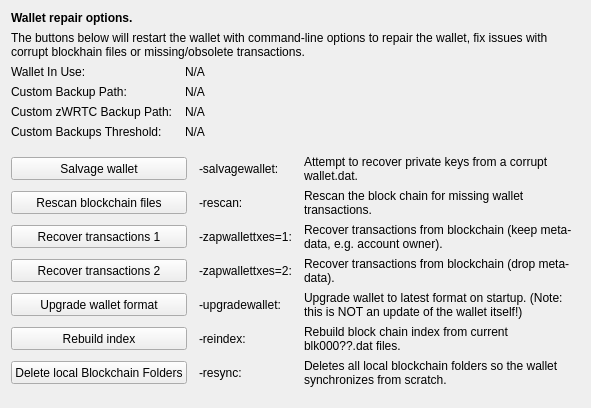
     <widget class="QWidget" name="tab_repair">
      <attribute name="title">
       <string>&amp;Wallet Repair</string>
      </attribute>
      <layout class="QGridLayout" name="gridLayout_4" columnstretch="0,0,0,0">
       <property name="horizontalSpacing">
        <number>12</number>
       </property>
       <item row="0" column="0" colspan="4">
        <widget class="QLabel" name="label_repair_header">
         <property name="font">
          <font>
           <weight>75</weight>
           <bold>true</bold>
          </font>
         </property>
         <property name="text">
          <string>Wallet repair options.</string>
         </property>
        </widget>
       </item>
       <item row="1" column="0" colspan="4">
        <widget class="QLabel" name="label_repair_helptext">
         <property name="font">
          <font>
           <weight>50</weight>
           <bold>false</bold>
          </font>
         </property>
         <property name="text">
          <string>The buttons below will restart the wallet with command-line options to repair the wallet, fix issues with corrupt blockhain files or missing/obsolete transactions.</string>
         </property>
         <property name="wordWrap">
          <bool>true</bool>
         </property>
        </widget>
       </item>
       <item row="2" column="0">
        <widget class="QLabel" name="wallet_path_label">
         <property name="text">
          <string>Wallet In Use:</string>
         </property>
        </widget>
       </item>
       <item row="2" column="1" colspan="3">
        <widget class="QLabel" name="wallet_path">
         <property name="cursor">
          <cursorShape>IBeamCursor</cursorShape>
         </property>
         <property name="text">
          <string>N/A</string>
         </property>
         <property name="textFormat">
          <enum>Qt::PlainText</enum>
         </property>
         <property name="textInteractionFlags">
          <set>Qt::LinksAccessibleByMouse|Qt::TextSelectableByKeyboard|Qt::TextSelectableByMouse</set>
         </property>
        </widget>
       </item>
       <item row="3" column="0">
        <widget class="QLabel" name="wallet_custombackuppath_label">
         <property name="visible">
          <bool>false</bool>
         </property>
         <property name="text">
          <string>Custom Backup Path:</string>
         </property>
        </widget>
       </item>
       <item row="3" column="1" colspan="3">
        <widget class="QLabel" name="wallet_custombackuppath">
         <property name="cursor">
          <cursorShape>IBeamCursor</cursorShape>
         </property>
         <property name="visible">
          <bool>false</bool>
         </property>
         <property name="text">
          <string>N/A</string>
         </property>
         <property name="textFormat">
          <enum>Qt::PlainText</enum>
         </property>
         <property name="textInteractionFlags">
          <set>Qt::LinksAccessibleByMouse|Qt::TextSelectableByKeyboard|Qt::TextSelectableByMouse</set>
         </property>
        </widget>
       </item>
       <item row="4" column="0">
        <widget class="QLabel" name="wallet_customzecabackuppath_label">
         <property name="visible">
          <bool>false</bool>
         </property>
         <property name="text">
          <string>Custom zWRTC Backup Path:</string>
         </property>
        </widget>
       </item>
       <item row="4" column="1" colspan="3">
        <widget class="QLabel" name="wallet_customzecabackuppath">
         <property name="cursor">
          <cursorShape>IBeamCursor</cursorShape>
         </property>
         <property name="visible">
          <bool>false</bool>
         </property>
         <property name="text">
          <string>N/A</string>
         </property>
         <property name="textFormat">
          <enum>Qt::PlainText</enum>
         </property>
         <property name="textInteractionFlags">
          <set>Qt::LinksAccessibleByMouse|Qt::TextSelectableByKeyboard|Qt::TextSelectableByMouse</set>
         </property>
        </widget>
       </item>
       <item row="5" column="0">
        <widget class="QLabel" name="wallet_custombackupthreshold_label">
         <property name="visible">
          <bool>false</bool>
         </property>
         <property name="text">
          <string>Custom Backups Threshold:</string>
         </property>
        </widget>
       </item>
       <item row="5" column="1" colspan="3">
        <widget class="QLabel" name="wallet_custombackupthreshold">
         <property name="cursor">
          <cursorShape>IBeamCursor</cursorShape>
         </property>
         <property name="visible">
          <bool>false</bool>
         </property>
         <property name="text">
          <string>N/A</string>
         </property>
         <property name="textFormat">
          <enum>Qt::PlainText</enum>
         </property>
         <property name="textInteractionFlags">
          <set>Qt::LinksAccessibleByMouse|Qt::TextSelectableByKeyboard|Qt::TextSelectableByMouse</set>
         </property>
        </widget>
       </item>
       <item row="6" column="0">
        <spacer name="verticalSpacer_repair1">
         <property name="orientation">
          <enum>Qt::Vertical</enum>
         </property>
         <property name="sizeHint" stdset="0">
          <size>
           <width>10</width>
           <height>10</height>
          </size>
         </property>
        </spacer>
       </item>
       <item row="7" column="0" colspan="2">
        <widget class="QPushButton" name="btn_salvagewallet">
         <property name="minimumSize">
          <size>
           <width>100</width>
           <height>23</height>
          </size>
         </property>
         <property name="text">
          <string>Salvage wallet</string>
         </property>
        </widget>
       </item>
       <item row="7" column="2">
        <widget class="QLabel" name="label_repair_salvage_command">
         <property name="text">
          <string notr="true">-salvagewallet:</string>
         </property>
        </widget>
       </item>
       <item row="7" column="3">
        <widget class="QLabel" name="label_repair_salvage">
         <property name="text">
          <string>Attempt to recover private keys from a corrupt wallet.dat.</string>
         </property>
         <property name="wordWrap">
          <bool>true</bool>
         </property>
        </widget>
       </item>
       <item row="8" column="0" colspan="2">
        <widget class="QPushButton" name="btn_rescan">
         <property name="minimumSize">
          <size>
           <width>100</width>
           <height>23</height>
          </size>
         </property>
         <property name="text">
          <string>Rescan blockchain files</string>
         </property>
        </widget>
       </item>
       <item row="8" column="2">
        <widget class="QLabel" name="label_repair_rescan_command">
         <property name="text">
          <string notr="true">-rescan:</string>
         </property>
        </widget>
       </item>
       <item row="8" column="3">
        <widget class="QLabel" name="label_repair_rescan">
         <property name="text">
          <string>Rescan the block chain for missing wallet transactions.</string>
         </property>
         <property name="wordWrap">
          <bool>true</bool>
         </property>
        </widget>
       </item>
       <item row="9" column="0" colspan="2">
        <widget class="QPushButton" name="btn_zapwallettxes1">
         <property name="minimumSize">
          <size>
           <width>100</width>
           <height>23</height>
          </size>
         </property>
         <property name="text">
          <string>Recover transactions 1</string>
         </property>
        </widget>
       </item>
       <item row="9" column="2">
        <widget class="QLabel" name="label_repair_zap1_command">
         <property name="text">
          <string notr="true">-zapwallettxes=1:</string>
         </property>
        </widget>
       </item>
       <item row="9" column="3">
        <widget class="QLabel" name="label_repair_zap1">
         <property name="text">
          <string>Recover transactions from blockchain (keep meta-data, e.g. account owner).</string>
         </property>
         <property name="wordWrap">
          <bool>true</bool>
         </property>
        </widget>
       </item>
       <item row="10" column="0" colspan="2">
        <widget class="QPushButton" name="btn_zapwallettxes2">
         <property name="minimumSize">
          <size>
           <width>100</width>
           <height>23</height>
          </size>
         </property>
         <property name="text">
          <string>Recover transactions 2</string>
         </property>
        </widget>
       </item>
       <item row="10" column="2">
        <widget class="QLabel" name="label_repair_zap2_command">
         <property name="text">
          <string notr="true">-zapwallettxes=2:</string>
         </property>
        </widget>
       </item>
       <item row="10" column="3">
        <widget class="QLabel" name="label_repair_zap2">
         <property name="text">
          <string>Recover transactions from blockchain (drop meta-data).</string>
         </property>
         <property name="wordWrap">
          <bool>true</bool>
         </property>
        </widget>
       </item>
       <item row="11" column="0" colspan="2">
        <widget class="QPushButton" name="btn_upgradewallet">
         <property name="minimumSize">
          <size>
           <width>100</width>
           <height>23</height>
          </size>
         </property>
         <property name="text">
          <string>Upgrade wallet format</string>
         </property>
        </widget>
       </item>
       <item row="11" column="2">
        <widget class="QLabel" name="label_repair_upgrade_command">
         <property name="text">
          <string notr="true">-upgradewallet:</string>
         </property>
        </widget>
       </item>
       <item row="11" column="3">
        <widget class="QLabel" name="label_repair_upgrade">
         <property name="text">
          <string>Upgrade wallet to latest format on startup. (Note: this is NOT an update of the wallet itself!)</string>
         </property>
         <property name="wordWrap">
          <bool>true</bool>
         </property>
        </widget>
       </item>
       <item row="12" column="0" colspan="2">
        <widget class="QPushButton" name="btn_reindex">
         <property name="minimumSize">
          <size>
           <width>100</width>
           <height>23</height>
          </size>
         </property>
         <property name="text">
          <string>Rebuild index</string>
         </property>
        </widget>
       </item>
       <item row="12" column="2">
        <widget class="QLabel" name="label_repair_reindex_command">
         <property name="text">
          <string notr="true">-reindex:</string>
         </property>
        </widget>
       </item>
       <item row="12" column="3">
        <widget class="QLabel" name="label_repair_reindex">
         <property name="text">
          <string>Rebuild block chain index from current blk000??.dat files.</string>
         </property>
         <property name="wordWrap">
          <bool>true</bool>
         </property>
        </widget>
       </item>
       <item row="13" column="0" colspan="2">
        <widget class="QPushButton" name="btn_resync">
         <property name="minimumSize">
          <size>
           <width>100</width>
           <height>23</height>
          </size>
         </property>
         <property name="text">
          <string>Delete local Blockchain Folders</string>
         </property>
        </widget>
       </item>
       <item row="13" column="2">
        <widget class="QLabel" name="label_repair_resync_command">
         <property name="text">
          <string>-resync:</string>
         </property>
        </widget>
       </item>
       <item row="13" column="3">
        <widget class="QLabel" name="label_repair_resync">
         <property name="text">
          <string>Deletes all local blockchain folders so the wallet synchronizes from scratch.</string>
         </property>
         <property name="wordWrap">
          <bool>true</bool>
         </property>
        </widget>
       </item>
       <item row="14" column="0">
        <spacer name="verticalSpacer_repair2">
         <property name="orientation">
          <enum>Qt::Vertical</enum>
         </property>
         <property name="sizeHint" stdset="0">
          <size>
           <width>20</width>
           <height>10</height>
          </size>
         </property>
        </spacer>
       </item>
      </layout>
     </widget>
